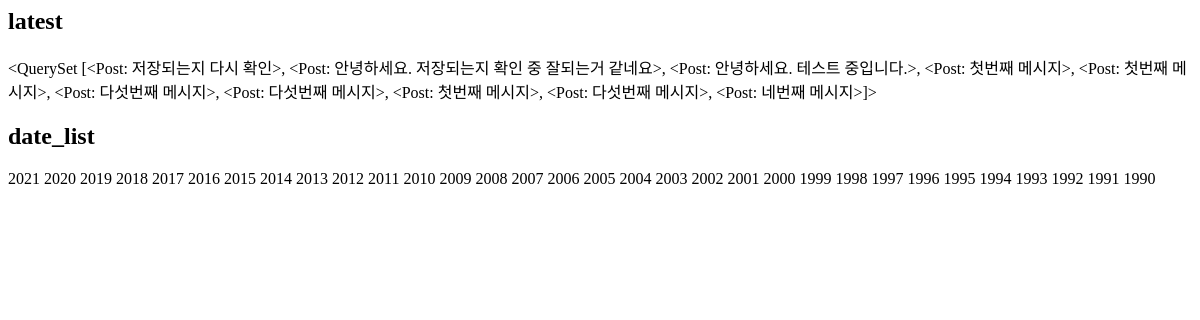
Page /k-instagram/archive/ on the earlier database version.
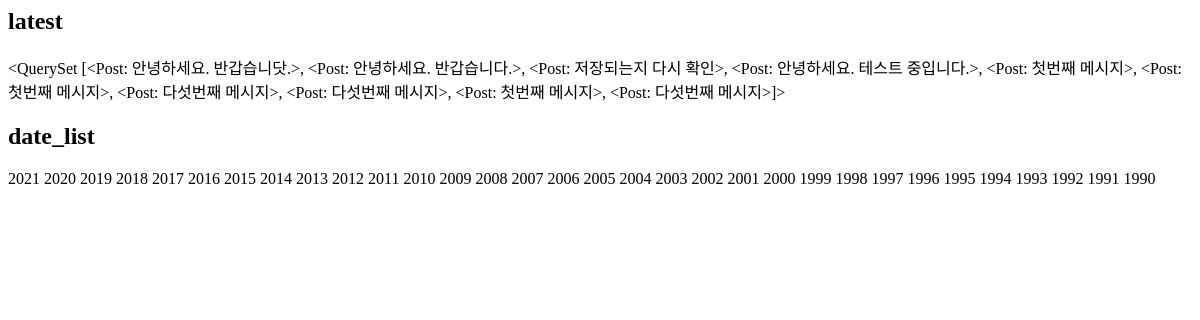
Same page on the later database version.
### instagram/models.py (models this page shows, shortened)
class Post(models.Model):
    author = models.ForeignKey(settings.AUTH_USER_MODEL,
        on_delete=models.CASCADE, related_name='+')
    message = models.TextField(
        validators=[MinLengthValidator(10)]
    )
    photo = models.ImageField(blank=True, upload_to='instagram/post/%Y/%m/%d') # media���� �ؿ� upload_to ��ΰ� ������
    tag_set = models.ManyToManyField('Tag', blank=True) # Tag�� ������ ���, Tag�� ���� ���� �׾���(�ۼ� ��ÿ� ���ǵǾ� ���� ����)
    is_public = models.BooleanField(default=False, verbose_name='��������')
    create_at = models.DateTimeField(auto_now_add=True)
    update_at = models.DateTimeField(auto_now=True)
    def __str__(self):
        return self.message
    class Meta:
        ordering = ['-id']

### instagram/templates/instagram/post_archive.html
<h2>latest</h2>
{{ latest }}
<h2>date_list</h2>
{% for date in date_list %}
    {{ date.year }}
{% endfor %}

Differences in the rows shown:
no longer on this page (row unchanged): Post: message.message "<QuerySet [<Post: 저장되는지 다시 확인>, <Post: 안녕하세요. 저장되는지 확인 중 잘되는거 같네요>, <Post: 안녕하세요. 테스트 중입니다.>, <Post: 첫번째 메시지>, <Post: 첫번째 메시지>, <Post: 다섯번째 메시지>, <Post: 다섯번째 메시지>, <Post: 첫번째 메시지>, <Post: 다섯번째 메시지>, <Post: 네번째 메시지>]>"
added Post: message.message "<QuerySet [<Post: 안녕하세요. 반갑습니닷.>, <Post: 안녕하세요. 반갑습니다.>, <Post: 저장되는지 다시 확인>, <Post: 안녕하세요. 테스트 중입니다.>, <Post: 첫번째 메시지>, <Post: 첫번째 메시지>, <Post: 다섯번째 메시지>, <Post: 다섯번째 메시지>, <Post: 첫번째 메시지>, <Post: 다섯번째 메시지>]>"
